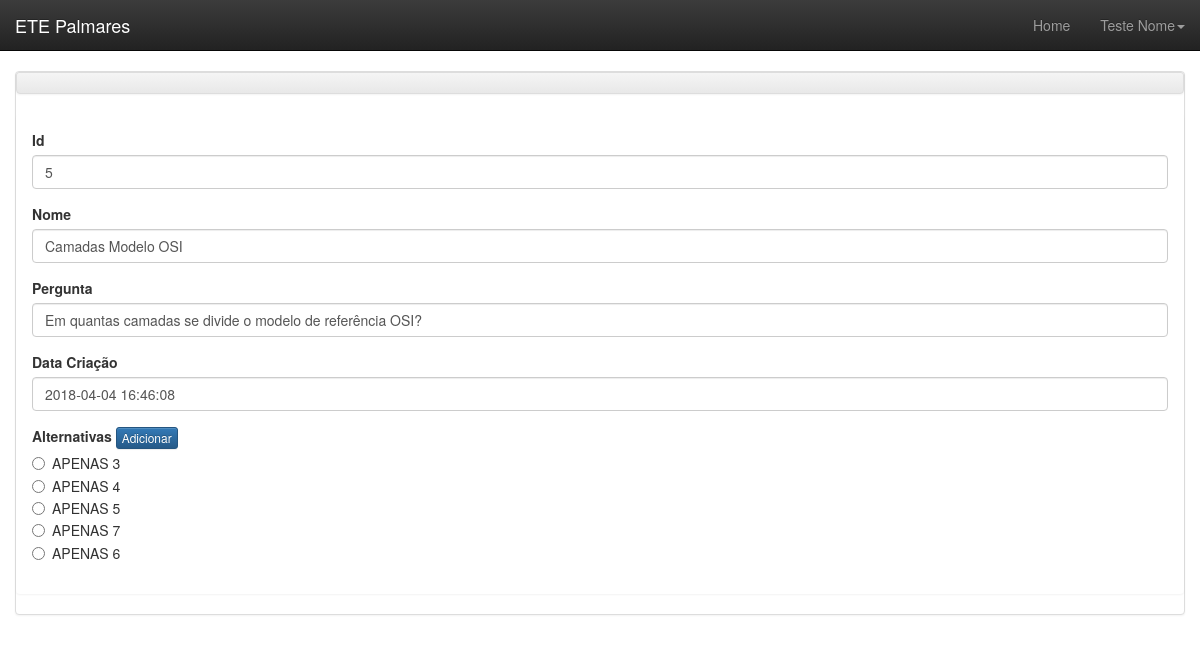
Screenshot of /questao_multi_escolha.php?id=5 (signed in) with the database file from the repository.
### tables this page shows
CREATE TABLE `disciplina_assunto_questao` (
  `disciplina_assunto_questao_id_assunto` int(11) NOT NULL,
  `disciplina_assunto_questao_id` int(11) NOT NULL,
  `disciplina_assunto_questao_nome` varchar(50) NOT NULL,
  `disciplina_assunto_questao_pergunta` varchar(500) NOT NULL,
  `disciplina_assunto_questao_mutipla_escolha` smallint(1) NOT NULL,
  `disciplina_assunto_questao_creat_at` datetime NOT NULL DEFAULT CURRENT_TIMESTAMP,
  `disciplina_assunto_questao_update_at` datetime DEFAULT NULL
);

CREATE TABLE `disciplina_assunto_questao_mutipla_escolha` (
  `disciplina_assunto_questao_id` int(11) NOT NULL,
  `disciplina_assunto_questao_mutipla_escolha_id` int(11) NOT NULL,
  `disciplina_assunto_questao_mutipla_escolha_text` varchar(250) NOT NULL
);

### class/questões.php (called while the page is built, shortened)
<?php
	class Questões extends Configdb
	{
		var $conn;
		function __construct()
		{
			$this->conn = new PDO('mysql:host='.$this->host.';dbname='.$this->dbname, $this->user, $this->password, array(PDO::MYSQL_ATTR_INIT_COMMAND => "SET NAMES utf8"));
		}
		function getQuestaoMultiEscolha($disciplina_assunto_questao_id){
			$star = $this->conn->prepare("
				SELECT
		            *
		        FROM
		            disciplina_assunto_questao AS Q
		        WHERE
		            Q.disciplina_assunto_questao_id = :disciplina_assunto_id
				");
    		$star->bindValue(":disciplina_assunto_id", $disciplina_assunto_questao_id , PDO::PARAM_INT);
			$run = $star->execute();
			$rs = $star->fetch(PDO::FETCH_ASSOC);
			return $rs;
		}
		function getQuestaoMultiEscolhaAlternativas($disciplina_assunto_questao_id){
			$star = $this->conn->prepare("
				SELECT
		            *
		        FROM
		            disciplina_assunto_questao_mutipla_escolha AS M
		        WHERE
		            M.disciplina_assunto_questao_id = :disciplina_assunto_id
		    ");
		    $star->bindValue(":disciplina_assunto_id", $disciplina_assunto_questao_id , PDO::PARAM_INT);
			$star->execute();
			return $star;
		}
	}
?>

### questao_multi_escolha.php (the view, shortened to what this page needs)
<?php
    require './class/questões.php';
    $questaD = new Questões();
    $disciplina_assunto_questao_id = (isset($_GET['id']))? $_GET['id'] : null;
    $questao = $questaD->getQuestaoMultiEscolha($disciplina_assunto_questao_id);
    $alternativas = $questaD->getQuestaoMultiEscolhaAlternativas($disciplina_assunto_questao_id);
?>
<!DOCTYPE html>
<html>
    <head>
        <?php include './template/header.php'; ?>
    </head>
    <body>
        <?php include './template/navbar.php'; ?>
        <div class="container">
             <div class="row" >
                <div class="panel panel-default">
                    <div class="panel panel-heading"></div>
                    <div class="panel panel-body">
                        <form class="form">
                            <div class="form-group">
                                <label for="IdQuestão">Id</label>
                                <input type="text" class="form-control" value="<?php echo $questao['disciplina_assunto_questao_id'] ?>" >
                            </div>
                            <div class="form-group">
                                <label for="IdQuestão">Nome</label>
                                <input type="text" class="form-control" value="<?php echo $questao['disciplina_assunto_questao_nome'] ?>" >
                            </div>
                            <div class="form-group">
                                <label for="IdQuestão">Pergunta</label>
                                <input type="text" class="form-control" value="<?php echo $questao['disciplina_assunto_questao_pergunta'] ?>" >
                            </div>
                            <div class="form-group">
                                <label for="IdQuestão">Data Criação</label>
                                <input type="text" class="form-control" value="<?php echo $questao['disciplina_assunto_questao_creat_at'] ?>" >
                            </div>
                            <div class="form-group">
                                <label for="IdQuestão">Alternativas</label>
                                <button type="button" class="btn btn-primary btn-xs" data-toggle="modal" data-target="#myModalDisciplina">
                                    Adicionar
                                </button>
                                <?php while ( $rows =  $alternativas->fetch(PDO::FETCH_ASSOC)){ ?>
                                   <div >
                                        <label class="radio-inline">
                                            <input type="radio" name="inlineRadioOptions" value="<?php  echo $rows['disciplina_assunto_questao_mutipla_escolha_text'] ?>">
                                            <?php  echo $rows['disciplina_assunto_questao_mutipla_escolha_text'] ?>
                                        </label>
                                    </div>
                                <?php } ?>
                            </div>
                        </form>
                    </div>
                </div>
            </div>
        </div>
    </body>
</html>

### template/header.php (style rules this page uses)
body { background-color: #fff; }

### rows the page displays
disciplina_assunto_questao: disciplina_assunto_questao_id "5", disciplina_assunto_questao_nome "Camadas Modelo OSI", disciplina_assunto_questao_pergunta "Em quantas camadas se divide o modelo de referência OSI?", disciplina_assunto_questao_creat_at "2018-04-04 16:46:08"
disciplina_assunto_questao_mutipla_escolha: disciplina_assunto_questao_mutipla_escolha_text "APENAS 3"
disciplina_assunto_questao_mutipla_escolha: disciplina_assunto_questao_mutipla_escolha_text "APENAS 4"
disciplina_assunto_questao_mutipla_escolha: disciplina_assunto_questao_mutipla_escolha_text "APENAS 5"
disciplina_assunto_questao_mutipla_escolha: disciplina_assunto_questao_mutipla_escolha_text "APENAS 7"
disciplina_assunto_questao_mutipla_escolha: disciplina_assunto_questao_mutipla_escolha_text "APENAS 6"

### other values shown
$_SESSION['nome_usuario'] "Teste Nome"
